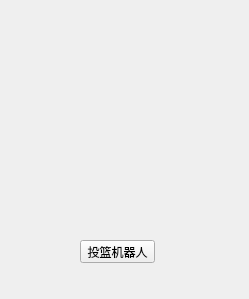
<?xml version="1.0" encoding="UTF-8"?>
<ui version="4.0">
 <class>BasketBallRobotModeSetWidget</class>
 <widget class="QWidget" name="BasketBallRobotModeSetWidget">
  <property name="geometry">
   <rect>
    <x>0</x>
    <y>0</y>
    <width>249</width>
    <height>299</height>
   </rect>
  </property>
  <property name="windowTitle">
   <string>Form</string>
  </property>
  <widget class="QPushButton" name="pushButton">
   <property name="geometry">
    <rect>
     <x>80</x>
     <y>240</y>
     <width>75</width>
     <height>23</height>
    </rect>
   </property>
   <property name="text">
    <string>投篮机器人</string>
   </property>
  </widget>
 </widget>
 <resources/>
 <connections/>
</ui>
